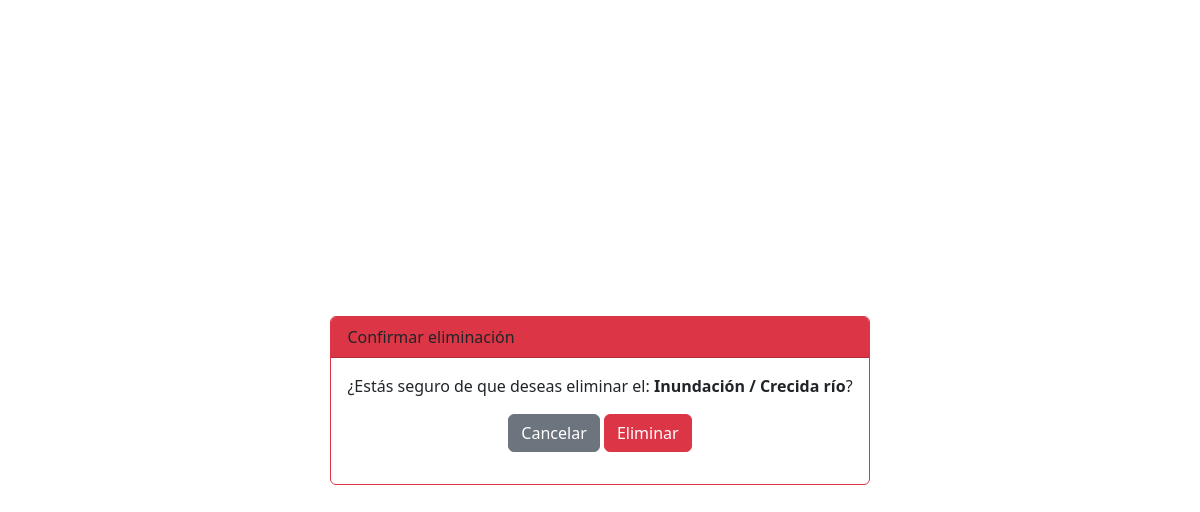
/Eliminar/2/ (signed in), run on an earlier commit of the app's database.
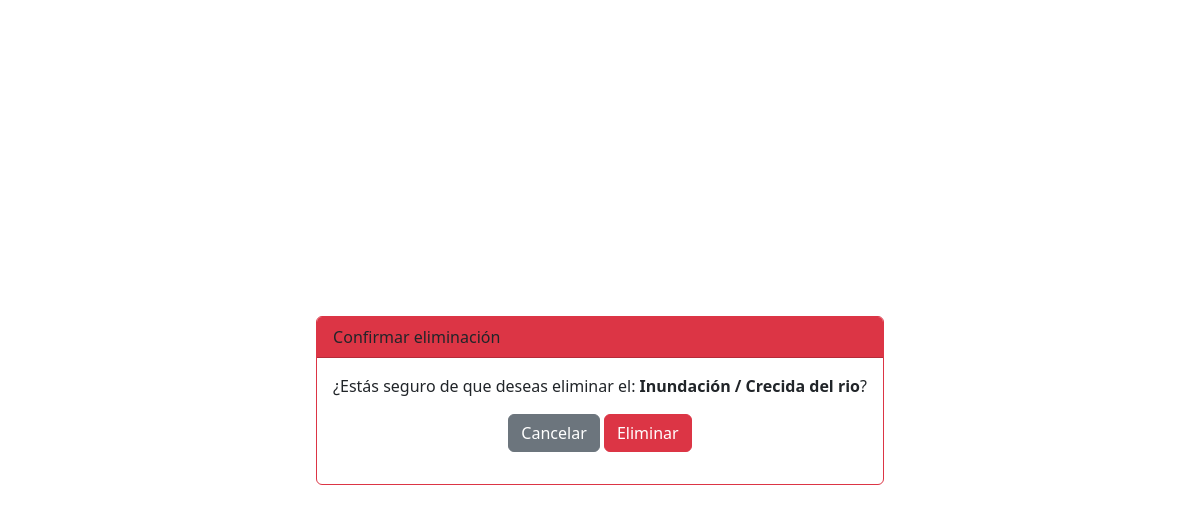
And on a later commit of the database.
### seguridadVial/models.py (models this page shows)
class Catastrophe(models.Model):
    type_disaster = models.CharField(max_length=255, default=None)
    descripcion = models.TextField()
    is_active = models.BooleanField(default=False)
    is_default = models.BooleanField(default=False)
    image_disaster = models.CharField(max_length=255)
    mapa_interactivo = models.CharField(max_length=855, default=None)
    def __str__(self):
        return self.type_disaster

### seguridadVial/views_landing.py (the view)
# urls.py: path("Eliminar/<int:pk>/", login_required(permission_required('defensaCivil.add_catastrophe')(views_landing.DeleteDisaster.as_view())), name="Eliminar"),
class DeleteDisaster(DeleteView):
    model = Catastrophe
    template_name = os.path.join('defensaCivil', 'formularios', 'delete.html')
    success_url = '/listaDesastre/'

### municipalidad/templates/defensaCivil/formularios/delete.html (shortened to what this page needs)
{% load static %}
{% load bootstrap5 %}
{% bootstrap_css %}
<!doctype html>
<html>
    <head>
    </head>
    <body>
        <div class="container" style="align-items: center; justify-content: center;display: flex;">
    <div class="card border-danger">
        <div class="card-header bg-danger">
            Confirmar eliminación
        </div>
        <div class="card-body text-center">
            <p>¿Estás seguro de que deseas eliminar el: {% if object.is_default %} Estado {% endif %}<strong>{{ object }}</strong>?</p>
            <form method="post" class="text-center">
                <a href="{% url 'Lista-Desastre' %}" onclick="history.back()" class="btn btn-secondary">Cancelar</a>
                <button type="submit" class="btn btn-danger">Eliminar</button>
            </form>
        </div>
    </div>
</div>
    </body>
</html>

What changed in the data, as far as the page shows it:
changed Catastrophe: type_disaster "Inundación / Crecida río" → "Inundación / Crecida del rio"
